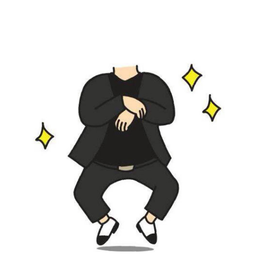
#> input picture Python_Projects/my_photoshop/image_contest/body.png, 256 x 256 px, shrunk from 1080 x 1080 before the run
$ python best_photoshop_award.py
#> lines starting #> are read from the running program, lines starting #| are printed output that depends on the picture
### Python_Projects/my_photoshop/simpleimage.py
#!/usr/bin/env python3

"""
Stanford CS106AP SimpleImage
Nick Parlante, Sonja Johnson-Yu, and Nick Bowman
 -6/2019 version has file reading, pix, and foreach iterator

SimpleImage Features:
Create image:
    image = SimpleImage.blank(400, 200)   # create new image of size
    image = SimpleImage('foo.jpg')        # create from file

Access size
    image.width, image.height

Iterate over all pixels:
    for pixel in image:
        #do something with pixel

Get pix at x,y
    pix = image.get_pix(x, y)
    # pix is RGB tuple like (100, 200, 0)

Set pix at x,y
    image.set_pix(x, y, pix)   # set data by tuple also

Get Pixel object at x,y
    pixel = image.get_pixel(x, y)
    pixel.red = 0
    pixel.blue = 255

Show image on screen
    image.show()

The main() function below demonstrates the above functions as a test.
"""

import sys
# If the following line fails, "Pillow" needs to be installed
from PIL import Image


def clamp(num):
    """
    Return a "clamped" version of the given num,
    converted to be an int limited to the range 0..255 for 1 byte.
    """
    num = int(num)
    if num < 0:
        return 0
    if num >= 256:
        return 255
    return num


class Pixel(object):
    """
    A pixel at an x,y in a SimpleImage.
    Supports set/get .red .green .blue
    and get .x .y
    """
    def __init__(self, image, x, y):
        self.image = image
        self._x = x
        self._y = y

    def __str__(self):
        return 'r:' + str(self.red) + ' g:' + str(self.green) + ' b:' + str(self.blue)

    # Pillow image stores each pixel color as a (red, green, blue) tuple.
    # So the functions below have to unpack/repack the tuple to change anything.

    @property
    def red(self):
        return self.image.px[self._x, self._y][0]

    @red.setter
    def red(self, value):
        rgb = self.image.px[self._x, self._y]
        self.image.px[self._x, self._y] = (clamp(value), rgb[1], rgb[2])

    @property
    def green(self):
        return self.image.px[self._x, self._y][1]

    @green.setter
    def green(self, value):
        rgb = self.image.px[self._x, self._y]
        self.image.px[self._x, self._y] = (rgb[0], clamp(value), rgb[2])

    @property
    def blue(self):
        return self.image.px[self._x, self._y][2]

    @blue.setter
    def blue(self, value):
        rgb = self.image.px[self._x, self._y]
        self.image.px[self._x, self._y] = (rgb[0], rgb[1], clamp(value))

    @property
    def x(self):
        return self._x

    @property
    def y(self):
        return self._y


# color tuples for background color names 'red' 'white' etc.
BACK_COLORS = {
    'white': (255, 255, 255),
    'black': (0, 0, 0),
    'red': (255, 0, 0),
    'green': (0, 255, 0),
    'blue': (0, 0, 255),
}


class SimpleImage(object):
    def __init__(self, filename, width=0, height=0, back_color=None):
        """
        Create a new image. This case works: SimpleImage('foo.jpg')
        To create a blank image use SimpleImage.blank(500, 300)
        The other parameters here are for internal/experimental use.
        """
#> called with filename = 'image_contest/body.png', width = 0, height = 0
        # Create pil_image either from file, or making blank
        if filename:
            self.pil_image = Image.open(filename).convert("RGB")
            if self.pil_image.mode != 'RGB':
                raise Exception('Image file is not RGB')
            self._filename = filename  # hold onto
        else:
            if not back_color:
                back_color = 'white'
            color_tuple = BACK_COLORS[back_color]
            if width == 0 or height == 0:
                raise Exception('Creating blank image requires width/height but got {} {}'
                                .format(width, height))
            self.pil_image = Image.new('RGB', (width, height), color_tuple)
        self.px = self.pil_image.load()
        size = self.pil_image.size
#> size = (256, 256)
        self._width = size[0]
#> self._width = 256
        self._height = size[1]
#> self._height = 256
#> call 2 of __init__, with filename = 'image_contest/figure.png', width = 0, height = 0
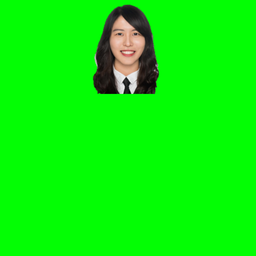
#> input picture Python_Projects/my_photoshop/image_contest/figure.png, 256 x 256 px, shrunk from 1080 x 1080 before the run
#> call 3 of __init__, with filename = 'image_contest/background.png', width = 0, height = 0
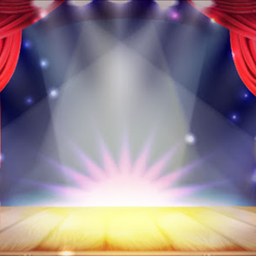
#> input picture Python_Projects/my_photoshop/image_contest/background.png, 256 x 256 px, shrunk from 1080 x 1080 before the run
        self.curr_x = 0
        self.curr_y = 0

    def __iter__(self):
        return self

    # [26 lines left out: functions __next__, increment_curr_counters, blank, file, not called in this run]

    @property
    def width(self):
        """Width of image in pixels."""
        return self._width

    @property
    def height(self):
        """Height of image in pixels."""
        return self._height

    def get_pixel(self, x, y):
        """
        Returns a Pixel at the given x,y, suitable for getting/setting
        .red .green .blue values.
        """
        if x < 0 or x >= self._width or y < 0 or y >= self.height:
            e = Exception('get_pixel bad coordinate x %d y %d (vs. image width %d height %d)' %
                          (x, y, self._width, self.height))
            raise e
        return Pixel(self, x, y)

    # [14 lines left out: functions set_pixel, set_rgb, not called in this run]

    def get_pix(self, x, y):
        """Get pix RGB tuple (200, 100, 50) for the given x,y."""
        return self.px[x, y]

    def set_pix(self, x, y, pix):
        """Set the given pix RGB tuple into the image at the given x,y."""
        self.px[x, y] = pix

    def show(self):
        """Displays the image using an external utility."""
        self.pil_image.show()

    # [39 lines left out: functions make_as_big_as, main, not called in this run]


# [2 lines that do not run on import are left out]

### Python_Projects/my_photoshop/best_photoshop_award.py
"""
File: best_photoshop_award.py
Name: PEI-WEN(Lisa) WANG
----------------------------------
This file creates a photoshopped image
that is going to compete for the Best
Photoshop Award for SC001.
Please put all the images you will use in the image_contest folder
and make sure to choose the right folder when loading your images.
"""
from simpleimage import SimpleImage


def combine_background(background_img, body_img):
    """
    :param background_img: (SimpleImage) the original image of background
    :param body_img: (SimpleImage) the original image of figure's body
    :return body_img: The updated image with background
    """
    for x in range(body_img.width):
        for y in range(body_img.height):
            body_img_p = body_img.get_pixel(x, y)
            background_img_p = background_img.get_pixel(x, y)

            avg = (body_img_p.red + body_img_p.green + body_img_p.blue) // 3
            if avg >= 220:  # white space (aka the background)
                body_img_p.red = background_img_p.red
                body_img_p.green = background_img_p.green
                body_img_p.blue = background_img_p.blue

    return body_img


def combine_figure(background_img, figure_img):
    """
    :param background_img: (SimpleImage) the original image of background
    :param figure_img: (SimpleImage) the original image of figure
    :return figure_img: The updated image with background
    """
    for x in range(figure_img.width):
        for y in range(figure_img.height):
            figure_img_p = figure_img.get_pixel(x, y)
            background_img_p = background_img.get_pixel(x, y)

            bigger = max(figure_img_p.red, figure_img_p.blue)
            if figure_img_p.green > (bigger*2):  # it's green screen
                figure_img_p.red = background_img_p.red
                figure_img_p.green = background_img_p.green
                figure_img_p.blue = background_img_p.blue

    return figure_img


def main():
    """
    This file contains two image processing algorithms: combine_background and combine_figure
    It can combine the images of the background and the figure.
    """
    body = SimpleImage('image_contest/body.png')
    head = SimpleImage('image_contest/figure.png')
    stage = SimpleImage('image_contest/background.png')
    background = combine_background(stage, body)
    result = combine_figure(background, head)
    result.show()
#> in show, `self.pil_image.show()`:
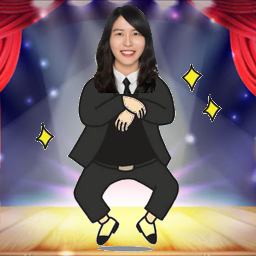
#> shown: PIL image 256x256 RGB; mean R, G, B 120.7, 104.8, 109.8


if __name__ == '__main__':
    main()
